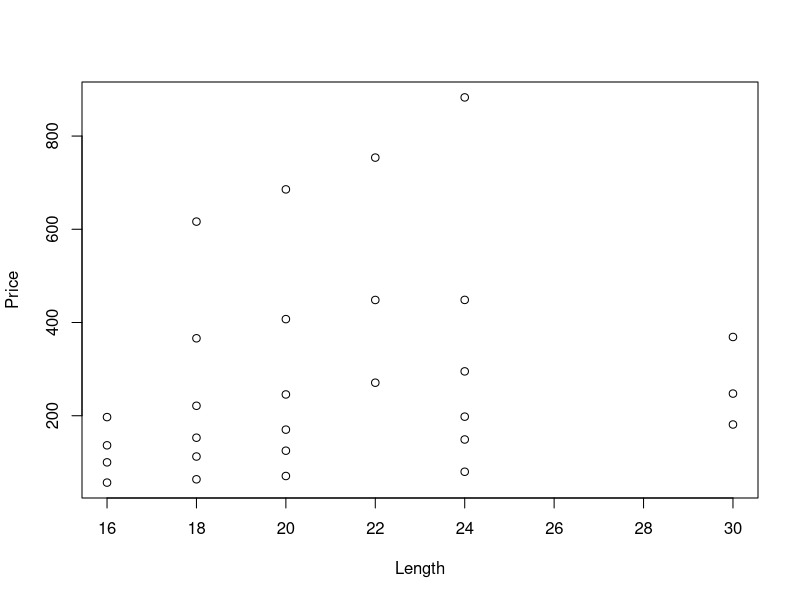
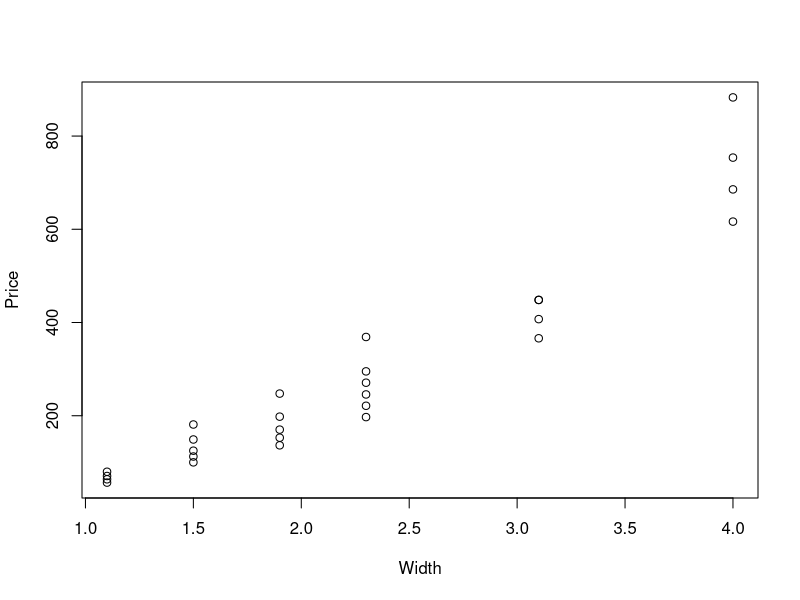
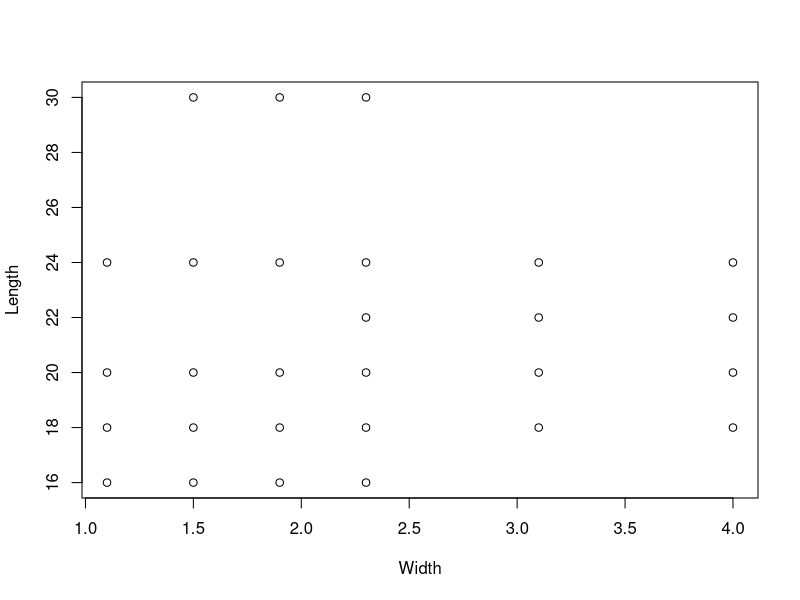
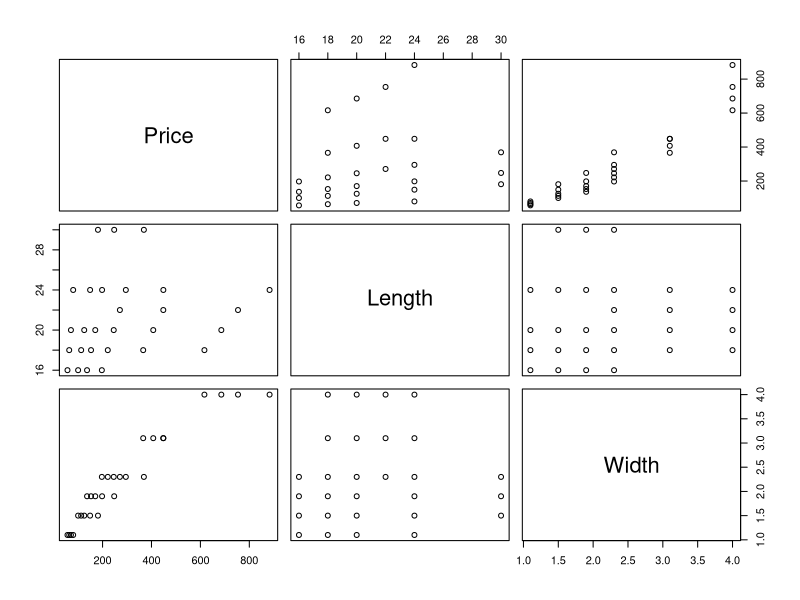
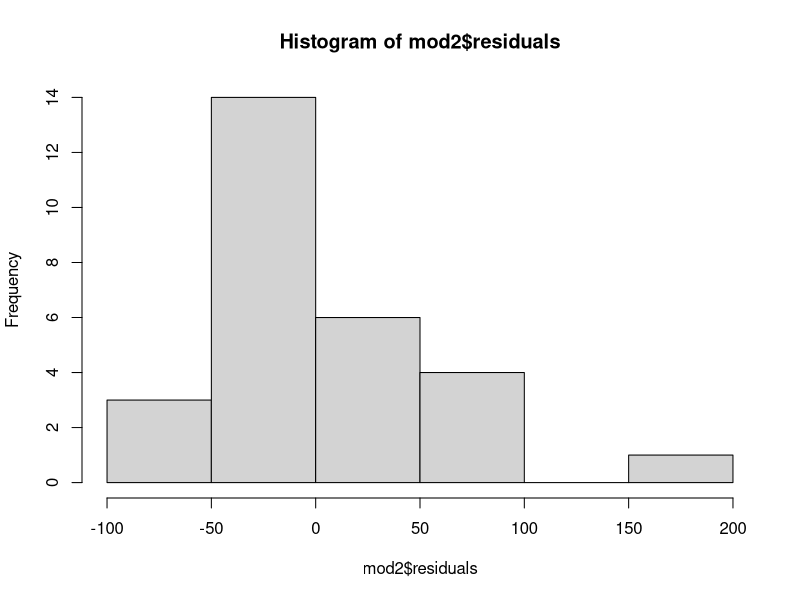
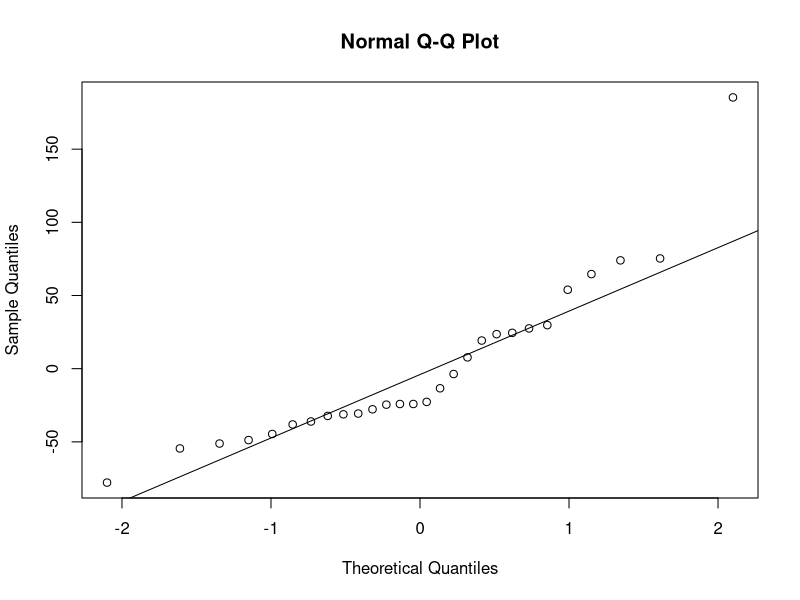
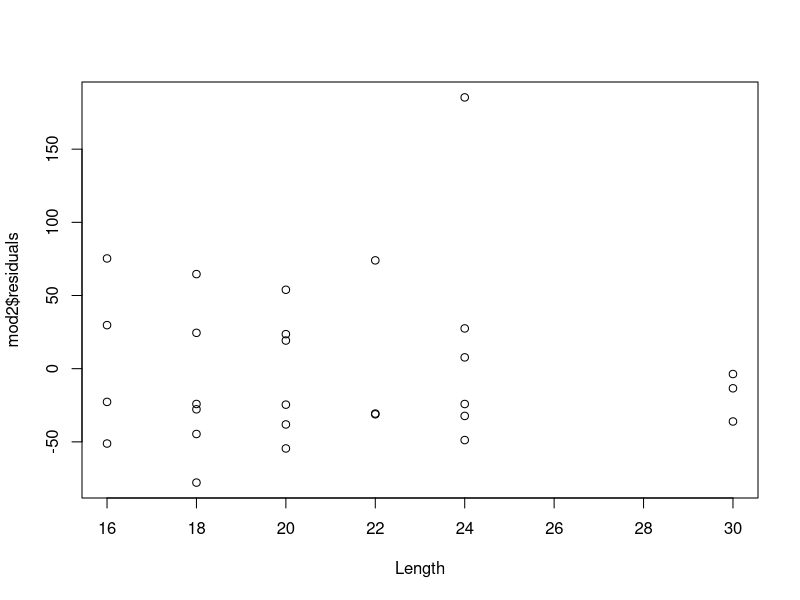
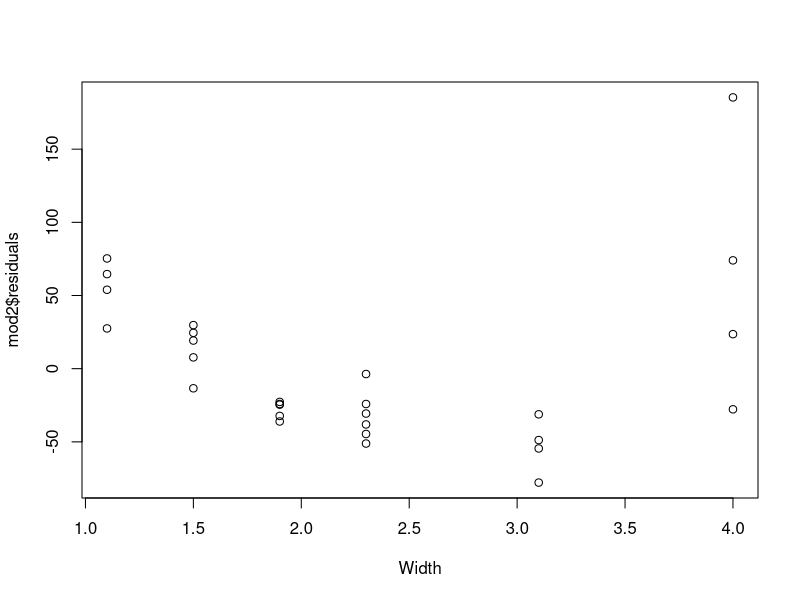

R code for these plots, in order: (Note: this script raises an error after producing the figures.)
library(readxl)
goldchains <- read_excel("./WDDA_06.xlsx", sheet = "Gold Chains")
names(goldchains) <- c("Price", "Length", "Width")
attach(goldchains)
# Aufgabe 1
# a) Streudiagramme der Zielvariablen auf den beiden erklärenden Variablen
plot(Price~Length)
plot(Price~Width)
plot(Length~Width)
# Alle Diagramme auf einmal anzeigen
pairs(goldchains)
# Keine Indizien gegen eine lineare multiple regression
# b) Korrelationen zwischen jedem Variablen paar
cor(goldchains)
# Lenght hat die grösste Korrelation mit Price
# c) marginale Steigung
mod1 <- lm(Price~Width)
coef(mod1) # 221 Dollar, 223.9 Dollar pro zoll
# marginale Steigung: 223.9 $/mm
# d) partielle Steigung mit Breite
mod2 <- lm(Price~Length + Width)
coef(mod2) # 406, 222 $/mm * width + 9 $/mm * length
# Wir stellen fest marginale Steigung fast gleich wie partielle Steigung$
# e) Multiple Regression anpassen
# Nimmt die Breite um 1 mm zu, steigt der Preis um 222 Dollar
# wenn die Länge gleichbleibt.
# Partielle Steigung, wenn sich eine Variable anpasst,
# beeinflusst es nicht die andere Variable
# f) r^2 und standardfehler
# intercept -406$, macht keinen Sinn ist eine Exploration
summary(mod2)
# Modell 2 erklärt 94% der Preisvariation
# r^2 = 0.94
# Resiudal standard error: 56.9$
# g) sind residuen glockenförfmig?
hist(mod2$residuals)
# Ist rechtsschief und nicht glockenfördmig
qqnorm(mod2$residuals)
qqline(mod2$residuals)
# h) Residuen gegenüber den Inputvariablen
plot(mod2$residuals~Length)
plot(mod2$residuals~Width)
# Nicht gut, da wir eine U form haben. Sollte zufällig sein.
# Nicht zu frieden, denn keine Zufallsverteilung
# i) MRM Bedingungen erfükllt
# Residuen sind nicht glockenförmig; Residuen zu Width sind nicht zufallsverteilt
# j) Spalte hinzufügen
goldchains$Area <- Length * Width
View(goldchains)
mod4 <- lm(Price~Length + Width + Area)
plot(mod4$residuals~Length)
plot(mod4$residuals~Width)
# k) Berechnen und interpretieren das Residium der 1 Beobachtung
# wahrer Wert aus erster Zeile 56.57 $
mod2$fitted.values[1] # -18.75627
mod2$residuals[1] # 75.32627
# Residium: 56.57 - (-18.76) = 75.33
# Modell unterschätzt den Preis
# l) 25. Beobachtung ist unüblich hoch?
Price[25] # 883
mod2$fitted.values[25] # 697.5321
# Konfidenzintervall
mod2$fitted.values[25] + c(2, -2) * summary(mod2)$sigma
# -> 811.2351 583.8291, daher ist 883 unüblich hoch